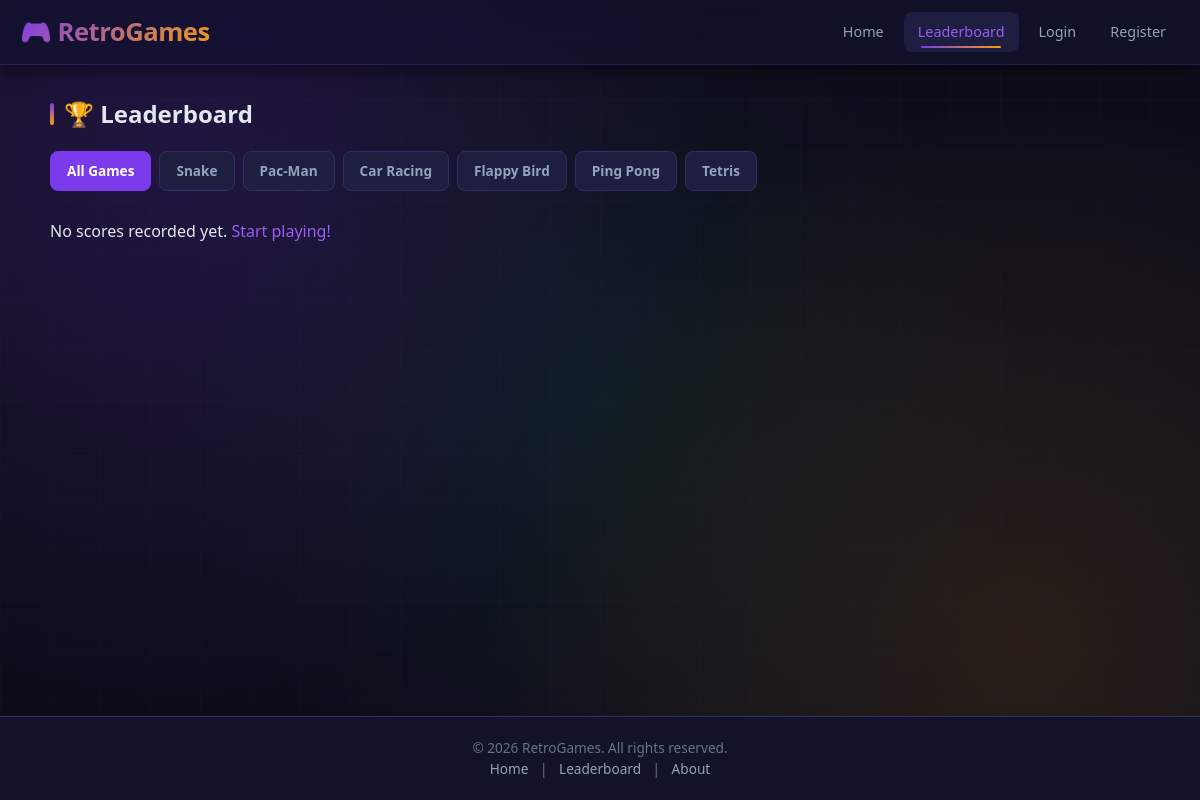
The page /leaderboard.php on the database its author committed.
### tables this page shows
CREATE TABLE IF NOT EXISTS `games` (
  `id`           INT UNSIGNED  NOT NULL AUTO_INCREMENT,
  `slug`         VARCHAR(50)   NOT NULL,
  `name`         VARCHAR(100)  NOT NULL,
  `description`  TEXT,
  `instructions` TEXT,
  `category`     VARCHAR(50)   DEFAULT 'arcade',
  `thumbnail`    VARCHAR(255)  DEFAULT NULL,
  `is_active`    TINYINT(1)    NOT NULL DEFAULT 1,
  `sort_order`   INT           NOT NULL DEFAULT 0,
  `created_at`   DATETIME      NOT NULL DEFAULT CURRENT_TIMESTAMP,
  `updated_at`   DATETIME      NOT NULL DEFAULT CURRENT_TIMESTAMP ON UPDATE CURRENT_TIMESTAMP,
  `deleted_at`   DATETIME      DEFAULT NULL COMMENT 'soft delete / recycle bin',
  PRIMARY KEY (`id`),
  UNIQUE KEY `uq_slug` (`slug`),
  KEY `idx_games_deleted` (`deleted_at`)
);

### includes/auth.php (called while the page is built, shortened)
<?php
function sanitize($input) {
    return htmlspecialchars(trim($input), ENT_QUOTES, 'UTF-8');
}

### leaderboard.php (the view, shortened to what this page needs)
<?php
require_once 'includes/auth.php';
$pdo = getDB();
$selectedGame = $_GET['game'] ?? 'all';
$games = $pdo->query("SELECT * FROM games WHERE is_active = 1 AND deleted_at IS NULL ORDER BY sort_order")->fetchAll();
if ($selectedGame === 'all') {
    $grouped = [];
}
include 'includes/header.php';
?>
<section id="leaderboard-section">
    <h2>🏆 Leaderboard</h2>
    <nav class="game-filter-tabs">
        <a href="leaderboard.php?game=all"
           class="tab <?= $selectedGame === 'all' ? 'active' : '' ?>">All Games</a>
        <?php foreach ($games as $g): ?>
        <a href="leaderboard.php?game=<?= sanitize($g['slug']) ?>"
           class="tab <?= $selectedGame === $g['slug'] ? 'active' : '' ?>">
           <?= sanitize($g['name']) ?>
        </a>
        <?php endforeach; ?>
    </nav>
    <?php if (empty($grouped)): ?>
        <p>No scores recorded yet. <a href="index.php">Start playing!</a></p>
    <?php endif; ?>
</section>
<?php include 'includes/footer.php'; ?>

### assets/style.css (style rules this page uses)
*, *::before, *::after { box-sizing: border-box; margin: 0; padding: 0; }
:root { --bg: #0d0d1a; --bg2: #12122b; --bg3: #1a1a3e; --surface: #1e1e40; --surface2: #252550; --border: #2e2e60; --primary: #7c3aed; --primary-h: #9d5cf6; --accent: #f59e0b; --accent2: #10b981; --danger: #ef4444; --warning: #f59e0b; --text: #e2e8f0; --text-muted:#94a3b8; --text-dim: #64748b; --radius: 8px; --radius-lg: 14px; --shadow: 0 4px 24px rgba(0,0,0,0.5); --glow: 0 0 20px rgba(124,58,237,0.4); }
html { scroll-behavior: smooth; }
body { font-family: 'Segoe UI', system-ui, -apple-system, sans-serif; background: var(--bg); color: var(--text); min-height: 100vh; display: flex; flex-direction: column; line-height: 1.6; }
a { color: var(--primary-h); text-decoration: none; }
#leaderboard-section h2 { margin-bottom: 20px; }
.game-filter-tabs { display:flex; gap: 8px; flex-wrap:wrap; margin-bottom: 28px; }
.tab { padding: 8px 16px; border-radius: var(--radius); background: var(--surface); border: 1px solid var(--border); color: var(--text-muted); font-size: 0.85rem; font-weight: 600; transition: all 0.2s; }
.tab:hover, .tab.active { background: var(--primary); border-color: var(--primary); color: #fff; text-decoration: none; }
body { background: radial-gradient(circle at 15% 20%, rgba(124,58,237,0.18) 0%, transparent 45%), radial-gradient(circle at 85% 80%, rgba(245,158,11,0.12) 0%, transparent 45%), radial-gradient(circle at 50% 50%, rgba(16,185,129,0.08) 0%, transparent 60%), var(--bg); background-attachment: fixed; }
body::before { content: ''; position: fixed; inset: 0; background-image: linear-gradient(rgba(124,58,237,0.04) 1px, transparent 1px), linear-gradient(90deg, rgba(124,58,237,0.04) 1px, transparent 1px); background-size: 50px 50px; pointer-events: none; z-index: 0; animation: gridShift 60s linear infinite; }
#main-content > .container > * { animation: fadeUp 0.55s cubic-bezier(.22,1,.36,1) backwards; }
#main-content > .container > *:nth-child(1) { animation-delay: 0s; }
.tab { position: relative; overflow: hidden; }
.tab::before { content: ''; position: absolute; inset: 0; background: linear-gradient(135deg, var(--primary), var(--accent)); opacity: 0; transition: opacity .25s; z-index: -1; }
.tab:hover::before, .tab.active::before { opacity: 1; }
#main-content h2, #admin-section > .admin-header h2, .profile-stats h3, .profile-game-scores h3, .profile-recent-scores h3, .profile-edit h3, .profile-password h3 { display: flex; align-items: center; gap: 10px; margin-bottom: 18px; }
#main-content h2::before, .profile-stats h3::before, .profile-game-scores h3::before, .profile-recent-scores h3::before { content: ''; width: 4px; height: 22px; border-radius: 4px; background: linear-gradient(180deg, var(--primary), var(--accent)); flex-shrink: 0; }
#leaderboard-section { max-width: 1100px; margin: 0 auto; }

### rows shown on the page
games: name "Snake"
games: name "Pac-Man"
games: name "Car Racing"
games: name "Flappy Bird"
games: name "Ping Pong"
games: name "Tetris"
